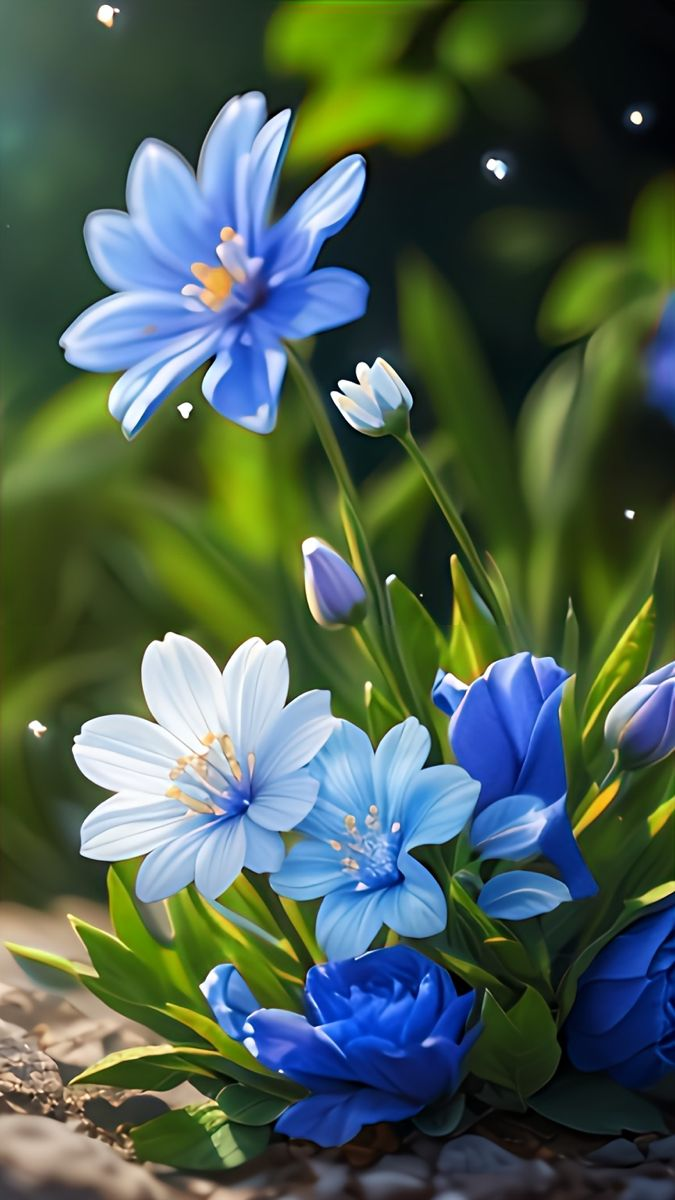
#> input picture filter/flower.jpg, 675 x 1200 px
$ python square.py
#> lines starting #> are read from the running program, lines starting #| are printed output that depends on the picture
import cv2
import numpy as np
import matplotlib.pyplot as plt


img2 = cv2.imread("flower.jpg", cv2.IMREAD_COLOR)
#> img2 is the input picture: shape (1200, 675, 3); mean B, G, R 82.3, 95.8, 75.9

height, width = img2.shape[0:2]
#> height = 1200; width = 675

pixel_size = 20

mean_red=0
mean_green=0
mean_blue=0

img1 = np.zeros((height,width,3), np.uint8)

for i in range(height):
 for j in range(width):
  if (i % pixel_size==0 and j % pixel_size==0 )and (i+pixel_size) <= height and (j+pixel_size) <= width:
   mean_red= 0
   mean_blue=0
   mean_green=0
   for ii in range(i, i+pixel_size):
    for jj in range(j, j+pixel_size):
     mean_red = mean_red +  img2[ii][jj][0]
     mean_blue = mean_blue +  img2[ii][jj][1]
     mean_green = mean_green +  img2[ii][jj][2]
   mean_red = mean_red /(pixel_size*pixel_size)
   mean_green = mean_green /(pixel_size*pixel_size)
   mean_blue = mean_blue /(pixel_size*pixel_size)
   for ii in range(i, i+pixel_size):
    for jj in range(j, j+pixel_size):
     img1[ii][jj][0] = mean_red
     img1[ii][jj][1] = mean_blue
     img1[ii][jj][2] = mean_green
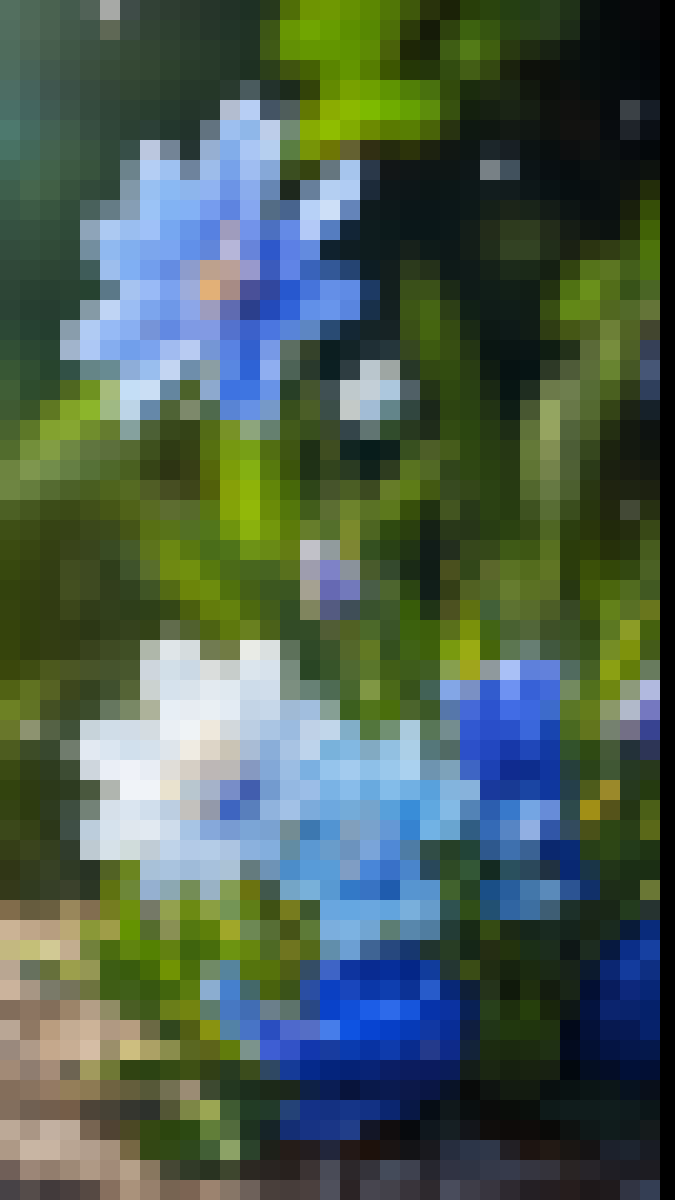
#> img1: shape (1200, 675, 3); mean B, G, R 80.5, 94, 74.4

print(mean_red)
#| 84.515
print(mean_green)
#| 52.72
print(mean_blue)
#| 62.8475

cv2.imshow("image", img1)

cv2.waitKey(0)

cv2.destroyAllWindows()
